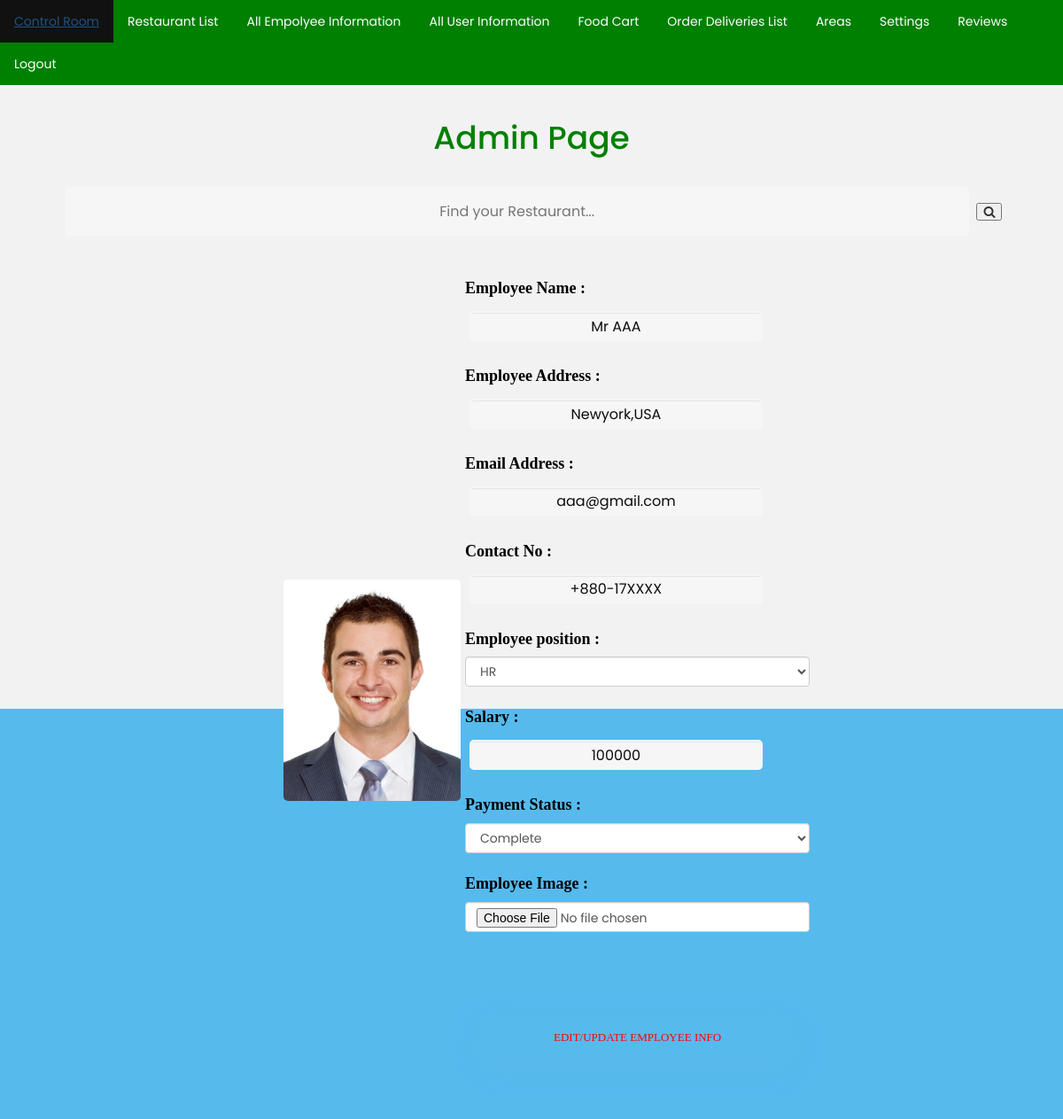
Page /views/admin_EditEmployee.php?employee_id=2 on the committed database.
### tables this page shows
CREATE TABLE `employee_information` (
  `employee_id` int(100) NOT NULL,
  `employee_name` varchar(100) DEFAULT NULL,
  `employee_address` varchar(100) DEFAULT NULL,
  `email_address` varchar(100) DEFAULT NULL,
  `contact_no` varchar(100) DEFAULT NULL,
  `employee_position` varchar(100) NOT NULL,
  `salary` int(100) DEFAULT NULL,
  `payment_status` varchar(100) DEFAULT NULL,
  `employee_image` varchar(100) DEFAULT NULL
);

### models/database.php (called while the page is built, shortened)
<?php
	 $serverName="localhost";
	 $userName="root";
	 $password="";
	 $dbName="restaurant_database";
	function get($query)
	{
        $data=array();
		global $serverName,$userName,$password,$dbName;
		$conn = mysqli_connect( $serverName, $userName, $password, $dbName);
        $result=mysqli_query($conn,$query);
        if(mysqli_num_rows($result) > 0)
        {
            while($row = mysqli_fetch_assoc($result))
            {
                $entity=array();
                foreach($row as $k=>$v)
                {
                    $entity[$k] = $row[$k];
                }
                $data[] = $entity;
            }
        }
		return $data;
	}
?>

### controllers/admin_EmployeeController.php (called while the page is built, shortened)
<?php
	require_once '../models/database.php';
	function getEmployee($employee_id)
	{
		$query="SELECT * FROM employee_information WHERE employee_id=$employee_id";
		$employee=get($query);
		return $employee[0];
	}
?>

### views/admin_EditEmployee.php (the view, shortened to what this page needs)
<?php
	 	include 'Admin_page.php';
	require '../controllers/admin_EmployeeController.php';
	  $r_employee_id = $_GET["employee_id"];
	  $employee=getEmployee($r_employee_id);
?>
<div class="center">
		<table>
			<td>
				<img class="item-image" style="margin-right:20px" src="<?php echo $employee["employee_image"];?>"></img>
			</td>
			<td>
				<form method="post" action="../controllers/admin_EmployeeController.php" enctype="multipart/form-data" class="form-horizontal form-material">
					<div class="form-group">
						<h4 class="text"><b>Employee Name :</b></h4>
						<input type="text" name="employee_name" value="<?php echo $employee["employee_name"];?>" class="form-control">
					</div>
					<div class="form-group">
						<h4 class="text"><b>Employee Address :</b></h4>
						<input type="text" name="employee_address" value="<?php echo $employee["employee_address"];?>" class="form-control">
					</div>
					<div class="form-group">
						<h4 class="text"><b>Email Address :</b></h4>
						<input type="text" name="email_address" value="<?php echo $employee["email_address"];?>" class="form-control">
					</div>
					<div class="form-group">
						<h4 class="text"><b>Contact No :</b></h4>
						<input type="text" name="contact_no" value="<?php echo $employee["contact_no"];?>" class="form-control">
					</div>
					<div class="form-group">
						<h4 class="text"><b>Employee position :</b></h4>
						<select name="employee_position"  class="form-control">
							<option selected="selected"><?php echo $employee["employee_position"];?></option>
						</select>
					</div>
					<div class="form-group">
						<h4 class="text"><b>Salary :</b></h4>
						<input type="text" name="salary" value="<?php echo $employee["salary"];?>" class="form-control">
					</div>
					<div class="form-group">
						<h4 class="text"><b>Payment Status :</b></h4>
						<select name="payment_status"  class="form-control">
							<option selected="selected"><?php echo $employee["payment_status"];?></option>
						</select>
					</div>
				<div class="form-group">
					<h4 class="text"><b>Employee Image :</b></h4>
					<input type="file" name="employee_image" class="form-control">
				</div>
<br/>
<br/>
<br/>
					<div class="form-group text-center">
						<input type="submit" class="btn btn-primary" name="edit_Employee" value=" Edit/Update Employee Info " style="color:red" class="form-control">
					</div>
				</form>
			</td>
		</table>
</div>

### views/styles/mystyle.css (style rules this page uses)
body { background-color:aliceblue; padding:0px; }
.text { font-family:consolas; color:black; }
.center { margin: 0 auto; width:50% ; padding:20px; }
.item-image { width:200px; height:250px; border-radius: 5px; }
.btn { font-family:consolas; }

### views/styles/style2.css (style rules this page uses)
body { background-repeat: no-repeat, repeat; background-color: #cccccc; background: #f2f2f2; font-family: 'Open Sans', sans-serif; }

### views/styles/style.css (style rules this page uses)
html { background-color: #56baed; background-size:cover; }
body { font-family: "Poppins", sans-serif; height: 100vh; }
input[type=button], input[type=submit], input[type=reset] { background-color: #56baed; border: none; color: white; padding: 15px 80px; text-align: center; text-decoration: none; display: inline-block; text-transform: uppercase; font-size: 13px; -webkit-box-shadow: 0 10px 30px 0 rgba(95,186,233,0.4); box-shadow: 0 10px 30px 0 rgba(95,186,233,0.4); -webkit-border-radius: 5px 5px 5px 5px; border-radius: 5px 5px 5px 5px; margin: 5px 20px 40px 20px; -webkit-transition: all 0.3s ease-in-out; -moz-transition: all 0.3s ease-in-out; -ms-transition: all 0.3s ease-in-out; -o-transition: all 0.3s ease-in-out; transition: all 0.3s ease-in-out; }
input[type=text], input[type=phone], input[type=password] { background-color: #f6f6f6; border: none; color: #0d0d0d; padding: 15px 32px; text-align: center; text-decoration: none; display: inline-block; font-size: 16px; margin: 5px; width: 85%; border: 2px solid #f6f6f6; -webkit-transition: all 0.5s ease-in-out; -moz-transition: all 0.5s ease-in-out; -ms-transition: all 0.5s ease-in-out; -o-transition: all 0.5s ease-in-out; transition: all 0.5s ease-in-out; -webkit-border-radius: 5px 5px 5px 5px; border-radius: 5px 5px 5px 5px; }
input[type=text]:placeholder { color: #cccccc; }
* { box-sizing: border-box; }

### rows in the picture
employee_information: employee_image (picture), employee_name "Mr AAA", employee_address "Newyork,USA", email_address "aaa@gmail.com", contact_no "+880-17XXXX", employee_position "HR", salary "100000", payment_status "Complete"
